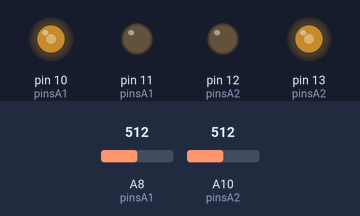
Simulated run of this sketch. Board: Arduino Mega 2560, built with avr-gcc and run on an emulated ATmega2560. Parts: output pins drawn as LEDs (lit = HIGH). The test bench sets the inputs (shaded band); at power-on: A8 (pinsA1) = 512, A10 (pinsA2) = 512.

Above: at 1.2 s.
1.3 s: A8 (pinsA1) set to 716
At 2.4 s:
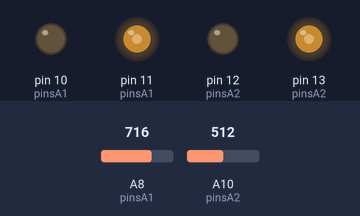
4.3 s: A10 (pinsA2) set to 306
At 5.5 s:
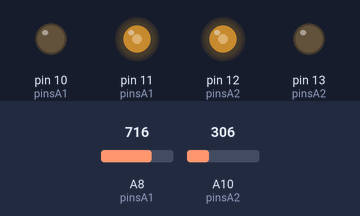
5.8 s: A8 (pinsA1) set to 511
At 7.0 s:
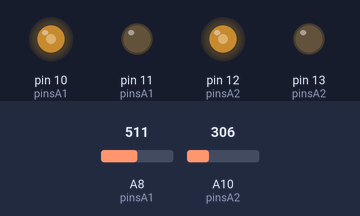
8.8 s: A10 (pinsA2) set to 511
At 9.54 s:
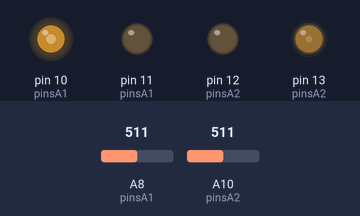
11.8 s: A8 (pinsA1) set to 306
At 13.2 s:
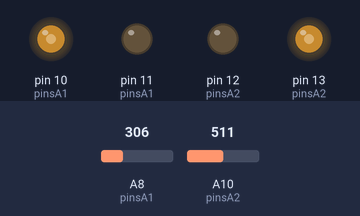
14.8 s: A10 (pinsA2) set to 716
Timing chart, 0 to 17.3 s (numbered marks = the images above; inputs shaded):
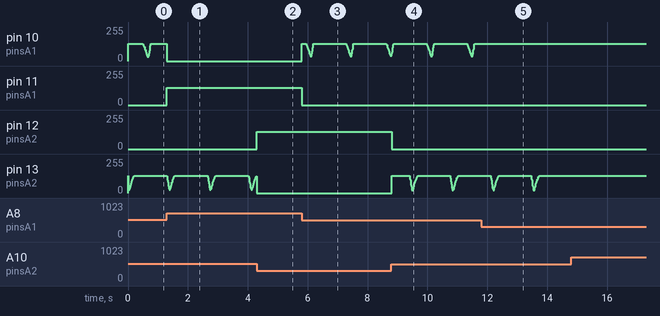

Measured:
- after the input at 1.3 s, pin 11 (pinsA1): 0/255 → 130/255 at once
- after the input at 4.3 s, pin 12 (pinsA2): 0/255 → 130/255 at once
- after the input at 8.8 s, pin 12 (pinsA2): 130/255 → 0/255 at once
- after the input at 11.8 s, pin 10 (pinsA1): stops changing and stays 130/255
- after the input at 14.8 s, pin 13 (pinsA2): stops changing and stays 130/255

The sketch:

LegTest.ino
```cpp
#include "RobotLeg.h"

const int pinsA1[3] = {10,11,A8};
const int pinsA2[3] = {12,13,A10};
const float kA[3] = {3.0,4.0,0.0001}; // PID values, kp, kd, ki
const int refsA[2] = {796,516}; //analog reference for angle 0 and 90 (from the horizontal)

RobotLeg * L11;

float leglengths[5] = {25.0,50.0,50.0,25.0,56.2};

unsigned long timer = 0;
unsigned long dt = 10;

float xpos = 28.1;
float ypos = 54;
float x = 0;
float y = 0;

//elliptical

float a = 11.0;
float b = 4.0;
int c = 1;

float r = 0;
double theta = 0;

void setup() {

L11 = new RobotLeg(leglengths);
L11 -> create_motors();
L11 -> setup_motors(pinsA2,kA,refsA,pinsA1,kA,refsA);
Serial.begin(9600);

}

void loop() {

if(millis()-timer>=dt){
r=a*b/(sqrt(a*sin(theta)*a*sin(theta)+b*cos(theta)*b*cos(theta)));
timer=millis();
theta=theta+0.05;
}

L11 -> goToI(27+r*cos(theta),54+r*sin(theta),130);

}
```

N20Servo.cpp
```cpp
#include "N20Servo.h"


N20Servo::N20Servo()
{

_Kp=0; //pid constants and variables initialization
_Kd=0;
_Ki=0;
_preverror=0;
_thI=8;
Derror=0;
Ierror=0;
elapsedtime=0;
currenttime=0;
previoustime=0;


}

void N20Servo::assignpins(int pins [3]){

  _pinA=pins[0];
  _pinB=pins[1];
  _pinsens=pins[2];
  pinMode(_pinA,OUTPUT);
  pinMode(_pinB,OUTPUT);
  digitalWrite(_pinA,LOW);
  digitalWrite(_pinB,LOW);
  pinMode(_pinsens,INPUT);

}

N20Servo::~N20Servo()
{
    //dtor
}


int N20Servo::readSens(){ //read the analog value of the sensor

	_sensval=analogRead(_pinsens);
	return _sensval;

}

void N20Servo::act(int pA, int pB){

	analogWrite(_pinA,pA);
  analogWrite(_pinB,pB);

}

void N20Servo::setk(float k [3]){ //assign pid constants

	_Kp=k[0];
  _Kd=k[1];
  _Ki=k[2];

}

float N20Servo::setKgrad(){ //transformation constant from degrees to values.

  _kgrad=float((_ref_90-_ref_0)/90.0);
  return _kgrad;

}

void N20Servo::setrefs(int refs[2]){
  _ref_0=refs[0];
  _ref_90=refs[1];
  setKgrad();
}

void N20Servo::goTo(int target, int maxvel){

  target=int(_kgrad*target)+_ref_0;
  int pos = readSens();
  double error = target-pos;

  currenttime=millis();
  elapsedtime=double(currenttime-previoustime);

  Derror = (error-_preverror)/elapsedtime;
  Ierror +=error*elapsedtime;

  if(abs(error)<=_thI){
    Ierror=0;
  }
  if (error==0){
    Ierror=0;
  }
    if (_preverror>0 && error<0 || error>0 && _preverror<0){
    Ierror=0;
  }

  // Serial.print("error: ");
  // Serial.println(_Kp*error);
  // Serial.print("Derror: ");
  // Serial.println(Derror*_Kd);
  // Serial.print("Ierror: ");
  // Serial.println(_Ki*Ierror);

  double pow=int(_Kp*error)+int(_Kd*Derror)+int(_Ki*Ierror);

  _preverror=error;
  previoustime=currenttime;

  pow=constrain(pow,-maxvel,maxvel);
  pow=int(pow);

  if(pow>0){ //direction
    act(pow,0);
  }
  else{
    act(0,-pow);
  }

}
```

N20Servo.h
```cpp
#ifndef N20Servo_h
#define N20Servo_h

#include "Arduino.h"


class N20Servo
{

    public:

    N20Servo();
    ~N20Servo();
    void setk(float k [3]);
    int readSens(); //reads the sensor
    void assignpins(int pins [3]); //setup pins
    void act(int pA, int pB); //actuates
    void goTo(int target, int maxvel); //go to angle with maxvel in pwm
    void setrefs(int refs [2]); //refs for 90 and 0 degrees
    float setKgrad();

    private:

      int _sensval;
      int _pinA;
      int _pinB;
      int _pinsens;
      float _Kp;
      float _Kd;
      float _Ki;
      double _preverror;
      int Ierror;
      int Derror;
      int _ref_0;
      int _ref_90;
      float _kgrad;
      float _thI;
      unsigned long currenttime;
      unsigned long previoustime;
      double elapsedtime;

};

#endif //N20Servo_H
```

RobotLeg.cpp
```cpp
#include "RobotLeg.h"
#include "N20Servo.h"

RobotLeg::RobotLeg(float lengths [5])
{

  _MA = (N20Servo *) malloc(sizeof(N20Servo *));
  _MA = (N20Servo *) malloc(sizeof(N20Servo *));
  _a11=lengths[0];
  _a12=lengths[1];
  _a21=lengths[2];
  _a22=lengths[3];
  _d=lengths[4];

}

RobotLeg::~RobotLeg()
{
    //dtor
}

void RobotLeg::create_motors(){

  _MA = new N20Servo();
  _MB = new N20Servo();

}

void RobotLeg::setup_motors(int A_pins[3],float A_ks[3],int A_refs[2],int B_pins[3],float B_ks[3],int B_refs[2]){

  _MA->assignpins(A_pins);
  _MA->setk(A_ks);
  _MA->setrefs(A_refs);
  _MB->assignpins(B_pins);
  _MB->setk(B_ks);
  _MB->setrefs(B_refs);

}

void RobotLeg::goToF(float q1, float q2, int pwm){
    _q1=q1;
    _q2=q2;
    _MA->goTo(q1,pwm);
    _MB->goTo(q2,pwm);
}

void RobotLeg::goToI(float x, float y, int pwm){

float E1=-2*_a11*x;
float F1=-2*_a11*y;
float G1=_a11*_a11-_a12*_a12+x*x+y*y;

float E2=2*_a11*(-x+_d);
float F2=-2*_a11*y;
float G2=_d*_d+_a11*_a11-_a12*_a12+x*x+y*y-2*_d*x;

float q1=2*atan2(-F1+sqrt(E1*E1+F1*F1-G1*G1),G1-E1);
float q2=2*atan2(-F2-sqrt(E2*E2+F2*F2-G2*G2),G2-E2);

q2=q2*4068/71;
q1=q1*4068/71;

// Serial.print("q1: ");
// Serial.println(q1);
// Serial.print("q2: ");
// Serial.println(q2);
// Serial.print("x: " );
// Serial.println(x);
// Serial.print("y: ");
// Serial.println(y);

q1=constrain(q1,0,180);
q2=constrain(q2,0,180);

if(isnan(q1)){
  q1=_q1;
}
if(isnan(q1)){
  q1=_q2;
}

goToF(q1,q2,pwm);

}

int RobotLeg::getPos(int i){

    if(i==1){
        return _MA->readSens();
    }
    else{
        return _MB->readSens();
    }
}

void RobotLeg::forwardk(float q1,float q2){

q1=q1*71/4068;
q2=q2*71/4068;

float E =2*_a12*(_d+_a11*(cos(q2)-cos(q1)));
float F =2*_a11*_a12*(sin(q2)-sin(q1));
float G=_d*_d+2*_a11*_a11+2*_d*_a11*cos(q2)-2*_d*_a11*cos(q1)-2*_a11*_a11*cos(q2-q1);


float x= _d+_a11*cos(q2)+_a12*cos(2*atan2((-F+sqrt(E*E+F*F-G*G)),(G-E)));
float y= _a11*sin(q2)+_a12*sin(2*atan2((-F-sqrt(E*E+F*F-G*G)),(G-E)));

Serial.println(x);
Serial.println(y);

}
```

RobotLeg.h
```cpp
#ifndef RobotLeg_h
#define RobotLeg_h

#include "N20Servo.h"

class RobotLeg
{

    public:
    N20Servo * _MA;
    N20Servo * _MB;
    RobotLeg(float lengths[5]);
    ~RobotLeg();
    void goToF(float q1, float q2, int pwm);
    void goToI(float x, float y, int pwm);
    int getPos(int i);
    void forwardk(float q1, float q2);
    void create_motors();
    void setup_motors(int A_pins[3],float A_ks[3],int A_refs[2],int B_pins[3],float B_ks[3],int B_refs[2]);

    private:

      float _x;
      float _y;
      float _q1;
      float _q2;
      float _a11;
      float _a12;
      float _a21;
      float _a22;
      float _d;


};

#endif //RobotLeg
```
